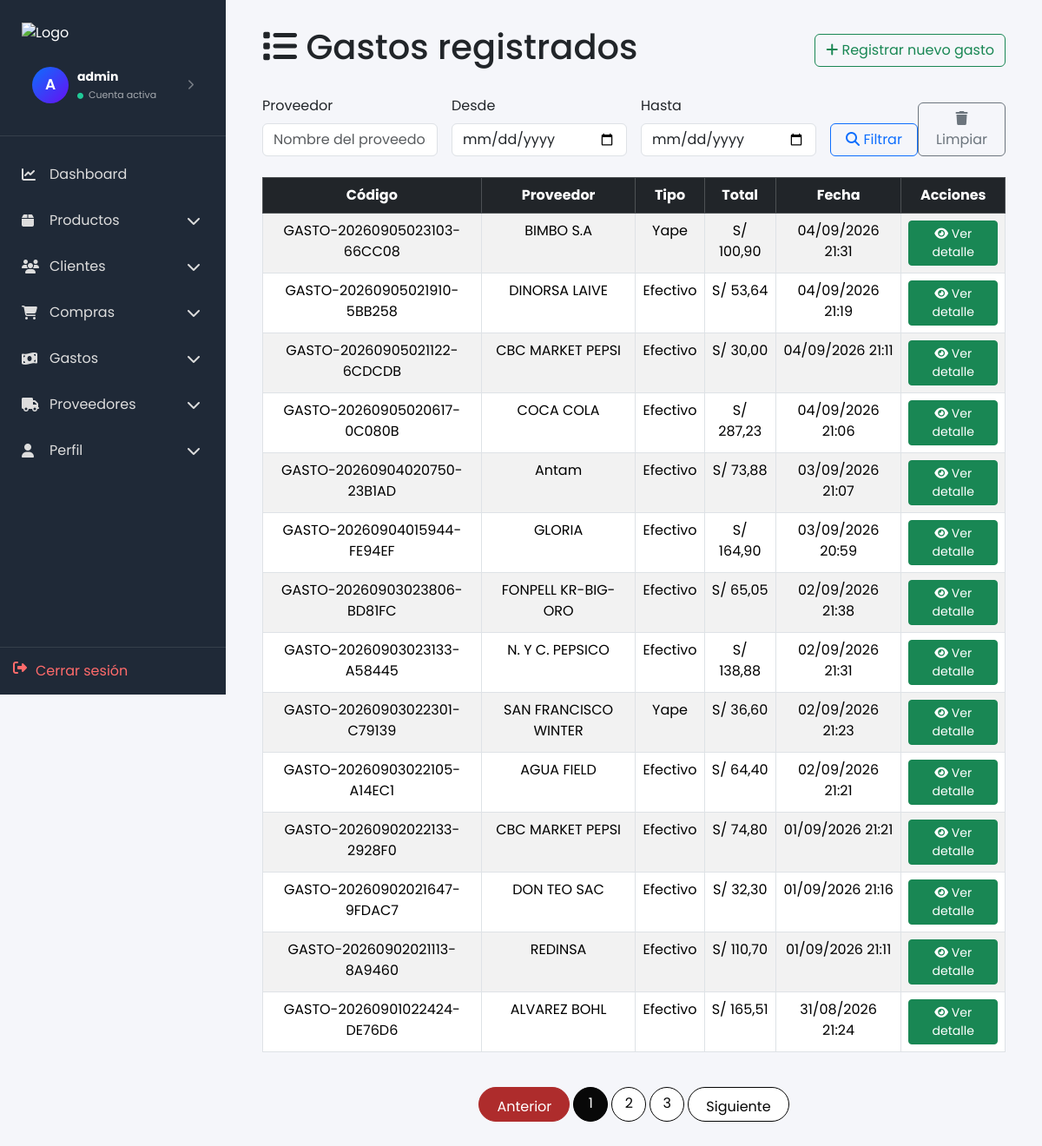
Before: /gastos/lista-gastos/ (signed in) with the older database file.
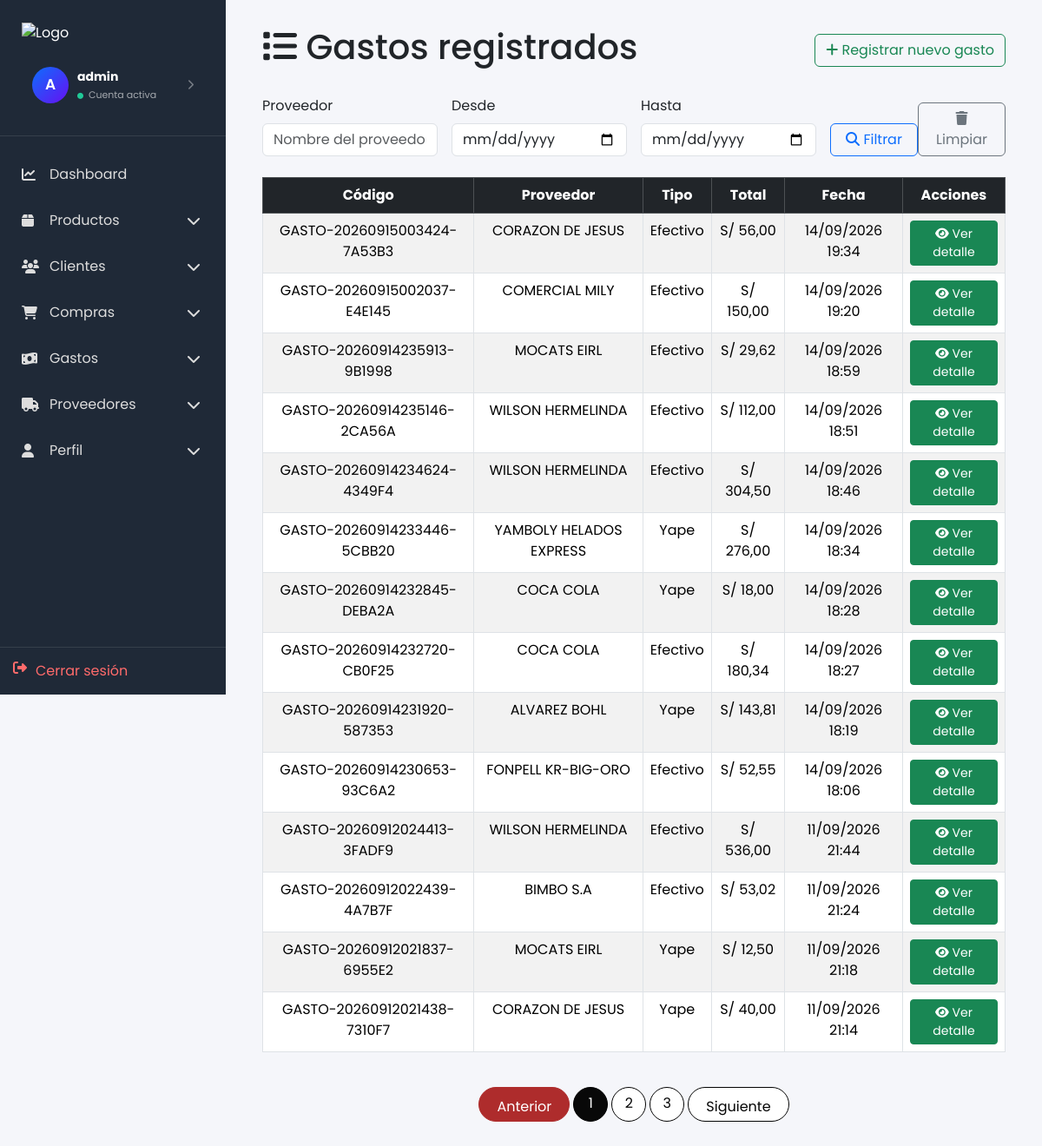
After: the same page with the newer database file.
### gastos/models.py (models this page shows, shortened)
class Gasto(models.Model):
    TIPO_COMPRA_CHOICES = [
        ('yape', 'Yape'),
        ('efectivo', 'Efectivo'),
        ('fiado', 'Fiado'),
    ]
    codigo = models.CharField(max_length=50, unique=True)
    proveedor = models.ForeignKey(Proveedor, on_delete=models.PROTECT)
    user = models.ForeignKey(settings.AUTH_USER_MODEL, on_delete=models.SET_NULL, null=True, blank=True)
    fecha = models.DateTimeField(auto_now_add=True)
    tipo_compra = models.CharField(max_length=20, choices=TIPO_COMPRA_CHOICES, default='efectivo')
    total = models.DecimalField(max_digits=12, decimal_places=2, default=Decimal('0.00'))
    percepcion = models.DecimalField(max_digits=12, decimal_places=2, default=Decimal('0.00'))
    descripcion = models.TextField(blank=True)
    boletas_storage = FileSystemStorage(
        location=os.path.join(settings.BASE_DIR, 'static', 'img', 'boletas'),
        base_url='/' + os.path.join(settings.STATIC_URL.strip('/'), 'img', 'boletas') + '/',
    )
    imagen = models.FileField(upload_to='', storage=boletas_storage, blank=True, null=True)

class Proveedor(models.Model):
    nombre = models.CharField(max_length=150)
    email = models.EmailField(blank=True)
    telefono = models.CharField(max_length=20, blank=True)
    direccion = models.TextField(blank=True)
    activo = models.BooleanField(default=True)
    fecha_registro = models.DateTimeField(auto_now_add=True)
    class Meta:
        ordering = ['-fecha_registro']
        verbose_name_plural = 'Proveedores'

### gastos/views.py (the view)
# urls.py: path('lista-gastos/', views.lista_gastos, name='lista_gastos'),
@login_required
def lista_gastos(request):
    gastos = Gasto.objects.select_related('proveedor').order_by('-fecha')
    proveedor = request.GET.get('proveedor')
    fecha_inicio = request.GET.get('fecha_inicio')
    fecha_fin = request.GET.get('fecha_fin')
    if proveedor:
        gastos = gastos.filter(proveedor__nombre__icontains=proveedor)
    if fecha_inicio:
        gastos = gastos.filter(fecha__date__gte=fecha_inicio)
    if fecha_fin:
        gastos = gastos.filter(fecha__date__lte=fecha_fin)
    paginator = Paginator(gastos, 14)
    page = request.GET.get('page')
    page_obj = paginator.get_page(page)
    return render(request, 'listaGastos.html', {
        'gastos': page_obj,
        'page_obj': page_obj,
        'proveedor': proveedor,
        'fecha_inicio': fecha_inicio,
        'fecha_fin': fecha_fin,
    })

### gastos/templates/listaGastos.html (shortened to what this page needs)
{% extends 'dashboard_base.html' %}
{% block content %}
<div class="container">
  <div class="d-flex justify-content-between align-items-center mb-4">
    <h1><i class="fas fa-list"></i> Gastos registrados</h1>
    <a href="{% url 'registrar_gastos' %}" class="btn btn-outline-success"><i class="fas fa-plus"></i> Registrar nuevo gasto</a>
  </div>
  <form method="get" class="row g-3 mb-4">
    <div class="col-md-3">
      <label class="form-label">Proveedor</label>
      <input type="text" name="proveedor" class="form-control" placeholder="Nombre del proveedor">
    </div>
    <div class="col-md-3">
      <label class="form-label">Desde</label>
      <input type="date" name="fecha_inicio" class="form-control" value="{{ fecha_inicio }}">
    </div>
    <div class="col-md-3">
      <label class="form-label">Hasta</label>
      <input type="date" name="fecha_fin" class="form-control" value="{{ fecha_fin }}">
    </div>
    <div class="col-md-3 d-flex align-items-end">
      <div class="col-md-6">
      <button class="btn btn-outline-primary w-100"><i class="fas fa-search"></i> Filtrar
      </button>
      </div>
      <div class="col-md-6">
      <a href="{% url 'lista_gastos' %}" class="btn btn-outline-secondary"><i class="fas fa-trash"></i> Limpiar</a>
      </div>
    </div>
  </form>
  {% if gastos %}
    <div class="table-responsive">
      <table class="table table-hover table-striped table-bordered text-center">
        <thead class="table-dark">
          <tr>
            <th>Código</th>
            <th>Proveedor</th>
            <th>Tipo</th>
            <th>Total</th>
            <th>Fecha</th>
            <th>Acciones</th>
          </tr>
        </thead>
        <tbody>
          {% for gasto in gastos %}
            <tr>
              <td>{{ gasto.codigo }}</td>
              <td>{{ gasto.proveedor.nombre }}</td>
              <td>{{ gasto.get_tipo_compra_display }}</td>
              <td>S/ {{ gasto.total }}</td>
              <td>{{ gasto.fecha|date:'d/m/Y H:i' }}</td>
              <td>
                <a href="{% url 'detalle_gasto' gasto.pk %}" class="btn btn-sm btn-success"><i class="fas fa-eye"></i> Ver detalle</a>
              </td>
            </tr>
          {% endfor %}
        </tbody>
      </table>
    </div>
  {% else %}
    <div class="alert alert-info">No hay gastos registrados aún.</div>
  {% endif %}
</div>
{% if page_obj.paginator.num_pages > 1 %}
<nav aria-label="Paginación" class="mt-4">
  <ul class="pagination justify-content-center">
    {% if page_obj.has_previous %}
      <li class="page-item">
        <a class="page-link" href="?q={{ query }}&tipo={{ tipo }}&page={{ page_obj.previous_page_number }}">Anterior</a>
      </li>
    {% else %}
      <li class="page-item disabled"><span class="page-link">Anterior</span></li>
    {% endif %}
    {% for num in page_obj.paginator.page_range %}
      {% if num == page_obj.number %}
        <li class="page-item active"><span class="page-link">{{ num }}</span></li>
      {% elif num >= page_obj.number|add:'-2' and num <= page_obj.number|add:'2' %}
        <li class="page-item"><a class="page-link" href="?q={{ query }}&tipo={{ tipo }}&page={{ num }}">{{ num }}</a></li>
      {% endif %}
    {% endfor %}
    {% if page_obj.has_next %}
      <li class="page-item">
        <a class="page-link" href="?q={{ query }}&tipo={{ tipo }}&page={{ page_obj.next_page_number }}">Siguiente</a>
      </li>
    {% else %}
      <li class="page-item disabled"><span class="page-link">Siguiente</span></li>
    {% endif %}
  </ul>
</nav>
{% endif %}
{% endblock %}

Changed rows visible on the page:
no longer on this page (row unchanged): Gasto: codigo "GASTO-20260905023103-66CC08", proveedor.nombre "BIMBO S.A", tipo_compra "Yape", total "100,90", fecha "04/09/2026 21:31"
no longer on this page (row unchanged): Gasto: codigo "GASTO-20260905021910-5BB258", proveedor.nombre "DINORSA LAIVE", tipo_compra "Efectivo", total "53,64", fecha "04/09/2026 21:19"
no longer on this page (row unchanged): Gasto: codigo "GASTO-20260905021122-6CDCDB", proveedor.nombre "CBC MARKET PEPSI", tipo_compra "Efectivo", total "30,00", fecha "04/09/2026 21:11"
no longer on this page (row unchanged): Gasto: codigo "GASTO-20260905020617-0C080B", proveedor.nombre "COCA COLA", tipo_compra "Efectivo", total "287,23", fecha "04/09/2026 21:06"
no longer on this page (row unchanged): Gasto: codigo "GASTO-20260904020750-23B1AD", proveedor.nombre "Antam", tipo_compra "Efectivo", total "73,88", fecha "03/09/2026 21:07"
no longer on this page (row unchanged): Gasto: codigo "GASTO-20260904015944-FE94EF", proveedor.nombre "GLORIA", tipo_compra "Efectivo", total "164,90", fecha "03/09/2026 20:59"
no longer on this page (row unchanged): Gasto: codigo "GASTO-20260903023806-BD81FC", proveedor.nombre "FONPELL KR-BIG-ORO", tipo_compra "Efectivo", total "65,05", fecha "02/09/2026 21:38"
no longer on this page (row unchanged): Gasto: codigo "GASTO-20260903023133-A58445", proveedor.nombre "N. Y C. PEPSICO", tipo_compra "Efectivo", total "138,88", fecha "02/09/2026 21:31"
no longer on this page (row unchanged): Gasto: codigo "GASTO-20260903022301-C79139", proveedor.nombre "SAN FRANCISCO WINTER", tipo_compra "Yape", total "36,60", fecha "02/09/2026 21:23"
no longer on this page (row unchanged): Gasto: codigo "GASTO-20260903022105-A14EC1", proveedor.nombre "AGUA FIELD", tipo_compra "Efectivo", total "64,40", fecha "02/09/2026 21:21"
no longer on this page (row unchanged): Gasto: codigo "GASTO-20260902022133-2928F0", proveedor.nombre "CBC MARKET PEPSI", tipo_compra "Efectivo", total "74,80", fecha "01/09/2026 21:21"
no longer on this page (row unchanged): Gasto: codigo "GASTO-20260902021647-9FDAC7", proveedor.nombre "DON TEO SAC", tipo_compra "Efectivo", total "32,30", fecha "01/09/2026 21:16"
no longer on this page (row unchanged): Gasto: codigo "GASTO-20260902021113-8A9460", proveedor.nombre "REDINSA", tipo_compra "Efectivo", total "110,70", fecha "01/09/2026 21:11"
no longer on this page (row unchanged): Gasto: codigo "GASTO-20260901022424-DE76D6", proveedor.nombre "ALVAREZ BOHL", tipo_compra "Efectivo", total "165,51", fecha "31/08/2026 21:24"
added Gasto: codigo "GASTO-20260915003424-7A53B3", proveedor.nombre "CORAZON DE JESUS", tipo_compra "Efectivo", total "56,00", fecha "14/09/2026 19:34"
added Gasto: codigo "GASTO-20260915002037-E4E145", proveedor.nombre "COMERCIAL MILY", tipo_compra "Efectivo", total "150,00", fecha "14/09/2026 19:20"
added Gasto: codigo "GASTO-20260914235913-9B1998", proveedor.nombre "MOCATS EIRL", tipo_compra "Efectivo", total "29,62", fecha "14/09/2026 18:59"
added Gasto: codigo "GASTO-20260914235146-2CA56A", proveedor.nombre "WILSON HERMELINDA", tipo_compra "Efectivo", total "112,00", fecha "14/09/2026 18:51"
added Gasto: codigo "GASTO-20260914234624-4349F4", proveedor.nombre "WILSON HERMELINDA", tipo_compra "Efectivo", total "304,50", fecha "14/09/2026 18:46"
added Gasto: codigo "GASTO-20260914233446-5CBB20", proveedor.nombre "YAMBOLY HELADOS EXPRESS", tipo_compra "Yape", total "276,00", fecha "14/09/2026 18:34"
added Gasto: codigo "GASTO-20260914232845-DEBA2A", proveedor.nombre "COCA COLA", tipo_compra "Yape", total "18,00", fecha "14/09/2026 18:28"
added Gasto: codigo "GASTO-20260914232720-CB0F25", proveedor.nombre "COCA COLA", tipo_compra "Efectivo", total "180,34", fecha "14/09/2026 18:27"
added Gasto: codigo "GASTO-20260914231920-587353", proveedor.nombre "ALVAREZ BOHL", tipo_compra "Yape", total "143,81", fecha "14/09/2026 18:19"
added Gasto: codigo "GASTO-20260914230653-93C6A2", proveedor.nombre "FONPELL KR-BIG-ORO", tipo_compra "Efectivo", total "52,55", fecha "14/09/2026 18:06"
added Gasto: codigo "GASTO-20260912024413-3FADF9", proveedor.nombre "WILSON HERMELINDA", tipo_compra "Efectivo", total "536,00", fecha "11/09/2026 21:44"
added Gasto: codigo "GASTO-20260912022439-4A7B7F", proveedor.nombre "BIMBO S.A", tipo_compra "Efectivo", total "53,02", fecha "11/09/2026 21:24"
added Gasto: codigo "GASTO-20260912021837-6955E2", proveedor.nombre "MOCATS EIRL", tipo_compra "Yape", total "12,50", fecha "11/09/2026 21:18"
added Gasto: codigo "GASTO-20260912021438-7310F7", proveedor.nombre "CORAZON DE JESUS", tipo_compra "Yape", total "40,00", fecha "11/09/2026 21:14"
